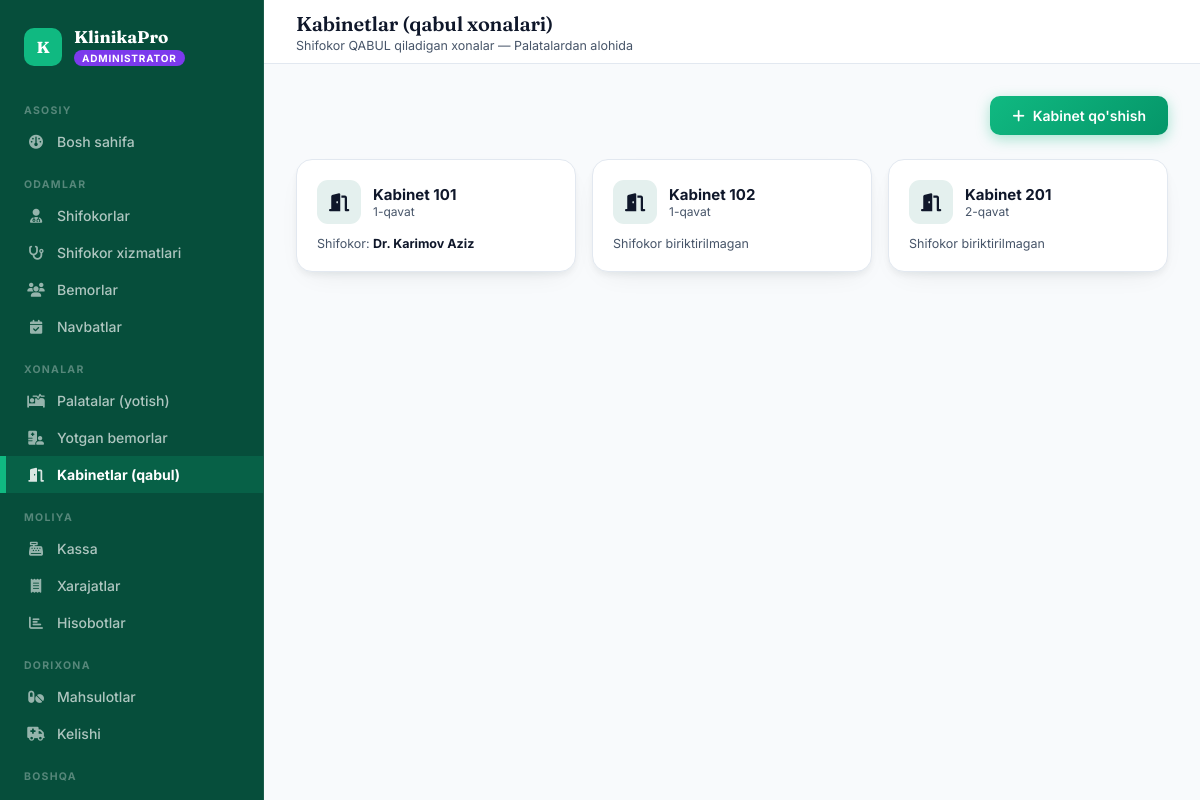
The app's page /rooms/cabinets/ (signed in) with its own data.
### accounts/models.py (models this page shows, shortened)
class User(AbstractUser):
    ROLE_CHOICES = [
        ('admin', 'Administrator'),
        ('doctor', 'Shifokor'),
        ('patient', 'Bemor'),
    ]
    role = models.CharField(max_length=10, choices=ROLE_CHOICES, default='patient')
    phone = models.CharField(max_length=20, blank=True)

### rooms/models.py (models this page shows, shortened)
class Cabinet(models.Model):
    number = models.CharField(max_length=10, unique=True, verbose_name="Kabinet raqami")
    floor = models.PositiveIntegerField(verbose_name="Qavat")
    description = models.CharField(max_length=200, blank=True, verbose_name="Izoh")
    is_active = models.BooleanField(default=True)
    class Meta:
        verbose_name = "Kabinet (qabul xonasi)"
        verbose_name_plural = "Kabinetlar (qabul xonalari)"
        ordering = ['number']

### doctors/models.py (models this page shows, shortened)
class Doctor(models.Model):
    GENDER_CHOICES = [('M', 'Erkak'), ('F', 'Ayol')]
    user = models.OneToOneField(settings.AUTH_USER_MODEL, on_delete=models.CASCADE, related_name='doctor_profile')
    first_name = models.CharField(max_length=100, verbose_name="1. Ism")
    last_name = models.CharField(max_length=100, verbose_name="2. Familiya")
    phone = models.CharField(max_length=20, verbose_name="3. Telefon")
    gender = models.CharField(max_length=1, choices=GENDER_CHOICES, verbose_name="4. Jinsi")
    specialization = models.ForeignKey(Specialization, on_delete=models.SET_NULL, null=True, verbose_name="5. Mutaxassislik")
    experience_years = models.PositiveIntegerField(default=0, verbose_name="6. Ish tajribasi (yil)")
    consultation_price = models.DecimalField(max_digits=12, decimal_places=0, default=0, verbose_name="7. Konsultatsiya narxi")
    cabinet = models.ForeignKey('rooms.Cabinet', on_delete=models.SET_NULL, null=True, blank=True, related_name='doctors', verbose_name="8. Kabinet (xona)")
    photo = models.ImageField(upload_to='doctors/', blank=True, verbose_name="9. Rasmi")
    bio = models.TextField(blank=True, verbose_name="10. Qisqacha ma'lumot")
    is_active = models.BooleanField(default=True)
    created_at = models.DateTimeField(auto_now_add=True)
    def __str__(self):
        return f"Dr. {self.last_name} {self.first_name}"
    class Meta:
        verbose_name = "Shifokor"
        verbose_name_plural = "Shifokorlar"

### rooms/views.py (the view, shortened to what this page needs)
# urls.py: path('cabinets/', views.cabinet_list, name='cabinets'),
@login_required
@role_required('admin')
def cabinet_list(request):
    cabinets = Cabinet.objects.filter(is_active=True).prefetch_related('doctors')
    return render(request, 'rooms/cabinets.html', {'cabinets': cabinets})

### templates/rooms/cabinets.html (shortened to what this page needs)
{% extends "base.html" %}
{% block page_title %}Kabinetlar (qabul xonalari){% endblock %}
{% block page_sub %}<div class="sub">Shifokor QABUL qiladigan xonalar — Palatalardan alohida</div>{% endblock %}
{% block content %}
<div class="page-head">
  <button onclick="openModal('addCab')" class="btn btn-primary"><i class="fa-solid fa-plus"></i> Kabinet qo'shish</button>
</div>
<div style="display:grid; grid-template-columns:repeat(auto-fill,minmax(240px,1fr)); gap:16px;">
{% for c in cabinets %}
<div class="panel" style="padding:20px;">
  <div style="display:flex; align-items:center; gap:12px; margin-bottom:12px;">
    <div style="width:44px; height:44px; border-radius:11px; background:#e4f0ee; color:var(--teal); display:flex; align-items:center; justify-content:center; font-size:18px;"><i class="fa-solid fa-door-open"></i></div>
    <div>
      <div style="font-weight:700; font-size:15px;">Kabinet {{ c.number }}</div>
      <div style="font-size:12px; color:var(--ink-soft);">{{ c.floor }}-qavat</div>
    </div>
  </div>
  {% if c.doctors.all %}
  <div style="font-size:12.5px; color:var(--ink-soft);">Shifokor: <strong style="color:var(--ink);">{% for d in c.doctors.all %}{{ d }}{% if not forloop.last %}, {% endif %}{% endfor %}</strong></div>
  {% else %}
  <div style="font-size:12.5px; color:var(--ink-soft);">Shifokor biriktirilmagan</div>
  {% endif %}
</div>
{% empty %}
<div class="empty-state" style="grid-column:1/-1;"><i class="fa-solid fa-door-open"></i><p>Kabinet qo'shilmagan</p></div>
{% endfor %}
</div>
{% endblock %}

### templates/base.html (shortened to what this page needs)
<!DOCTYPE html>
<html lang="uz">
<head>
<link href="https://cdnjs.cloudflare.com/ajax/libs/font-awesome/6.4.0/css/all.min.css" rel="stylesheet">
</head>
<body>
{% if user.is_authenticated %}
<nav class="sidebar">
  <div class="sb-brand">
    <div class="sb-mark">K</div>
    <div>
      <div class="sb-name">KlinikaPro</div>
      <span class="sb-role-tag {{ user.role }}">{{ user.get_role_display }}</span>
    </div>
  </div>
  {% if user.role == 'admin' %}
  <div class="sb-section">Asosiy</div>
  <a href="{% url 'admin_dashboard' %}" class="sb-link {% if request.resolver_match.url_name == 'admin_dashboard' %}active{% endif %}"><i class="fa-solid fa-gauge"></i> Bosh sahifa</a>
  <div class="sb-section">Odamlar</div>
  <a href="{% url 'doctors' %}" class="sb-link "><i class="fa-solid fa-user-doctor"></i> Shifokorlar</a>
  <a href="{% url 'doctor_services_admin' %}" class="sb-link {% if request.resolver_match.url_name == 'doctor_services_admin' %}active{% endif %}"><i class="fa-solid fa-stethoscope"></i> Shifokor xizmatlari</a>
  <a href="{% url 'patients' %}" class="sb-link {% if request.resolver_match.url_name == 'patients' or request.resolver_match.url_name == 'patient_detail_admin' %}active{% endif %}"><i class="fa-solid fa-users"></i> Bemorlar</a>
  <a href="{% url 'appointment_list_admin' %}" class="sb-link {% if request.resolver_match.url_name == 'appointment_list_admin' %}active{% endif %}"><i class="fa-solid fa-calendar-check"></i> Navbatlar</a>
  <div class="sb-section">Xonalar</div>
  <a href="{% url 'wards' %}" class="sb-link {% if request.resolver_match.url_name == 'wards' %}active{% endif %}"><i class="fa-solid fa-bed-pulse"></i> Palatalar (yotish)</a>
  <a href="{% url 'admissions' %}" class="sb-link {% if request.resolver_match.url_name == 'admissions' %}active{% endif %}"><i class="fa-solid fa-hospital-user"></i> Yotgan bemorlar</a>
  <a href="{% url 'cabinets' %}" class="sb-link {% if request.resolver_match.url_name == 'cabinets' %}active{% endif %}"><i class="fa-solid fa-door-open"></i> Kabinetlar (qabul)</a>
  <div class="sb-section">Moliya</div>
  <a href="{% url 'kassa' %}" class="sb-link {% if request.resolver_match.url_name == 'kassa' %}active{% endif %}"><i class="fa-solid fa-cash-register"></i> Kassa</a>
  <a href="{% url 'expenses' %}" class="sb-link {% if request.resolver_match.url_name == 'expenses' %}active{% endif %}"><i class="fa-solid fa-receipt"></i> Xarajatlar</a>
  <a href="{% url 'reports' %}" class="sb-link {% if request.resolver_match.url_name == 'reports' %}active{% endif %}"><i class="fa-solid fa-chart-bar"></i> Hisobotlar</a>
  <div class="sb-section">Dorixona</div>
  <a href="{% url 'medicines' %}" class="sb-link {% if request.resolver_match.url_name == 'medicines' %}active{% endif %}"><i class="fa-solid fa-pills"></i> Mahsulotlar</a>
  <a href="{% url 'medicine_income' %}" class="sb-link {% if request.resolver_match.url_name == 'medicine_income' %}active{% endif %}"><i class="fa-solid fa-truck-medical"></i> Kelishi</a>
  <div class="sb-section">Boshqa</div>
  <a href="{% url 'operations' %}" class="sb-link {% if request.resolver_match.url_name == 'operations' %}active{% endif %}"> Operatsiyalar</a>
  {% endif %}
</nav>
<div class="main">
  <header class="topbar">
    <div>
      <h1>{% block page_title %}{% endblock %}</h1>
      {% block page_sub %}{% endblock %}
    </div>
  </header>
  <div class="content">
    {% block content %}{% endblock %}
  </div>
</div>
{% else %}
{% block noauth %}{% endblock %}
{% endif %}
</body>
</html>

### templates/base.html (style rules this page uses)
:root { --ink: #0f172a; --ink-soft: #475569; --paper: #f8fafc; --paper-raised: #ffffff; --line: #e2e8f0; --green: #10b981; --green-light: #34d399; --green-dark: #059669; --green-deep: #047857; --accent: #14b8a6; --gold: #d97706; --role-admin: #7c3aed; --role-admin-soft: #ede9fe; --role-doctor: #059669; --role-doctor-soft: #d1fae5; --role-patient: #ea580c; --role-patient-soft: #ffedd5; --radius: 16px; --radius-sm: 10px; --shadow-sm: 0 1px 3px rgba(15, 23, 42, 0.08); --shadow-md: 0 10px 15px -3px rgba(15, 23, 42, 0.1), 0 4px 6px -4px rgba(15, 23, 42, 0.1); --shadow-lg: 0 20px 25px -5px rgba(15, 23, 42, 0.1), 0 8px 10px -6px rgba(15, 23, 42, 0.1); }
* { box-sizing: border-box; margin: 0; padding: 0; }
html { scroll-behavior: smooth; }
body { font-family: 'Inter', sans-serif; background: var(--paper); color: var(--ink); display: flex; min-height: 100vh; font-size: 15px; -webkit-font-smoothing: antialiased; }
h1, h2, h3, .display { font-family: 'Fraunces', serif; font-weight: 600; letter-spacing: -0.01em; color: var(--ink); }
a { color: inherit; text-decoration: none; }
.sidebar { width: 264px; background: #064e3b; position: fixed; top: 0; left: 0; height: 100vh; overflow-y: auto; display: flex; flex-direction: column; border-right: 1px solid rgba(255,255,255,0.08); }
.sb-brand { padding: 28px 24px 20px; display: flex; align-items: center; gap: 12px; }
.sb-mark { width: 38px; height: 38px; background: #10b981; border-radius: 10px; display: flex; align-items: center; justify-content: center; color: white; font-size: 16px; flex-shrink: 0; font-family: 'Fraunces', serif; font-weight: 700; }
.sb-name { color: #fff; font-size: 17px; font-weight: 700; font-family: 'Fraunces', serif; line-height: 1.1; }
.sb-role-tag { display: inline-block; margin-top: 3px; font-size: 10px; font-weight: 700; letter-spacing: 0.08em; text-transform: uppercase; padding: 2px 8px; border-radius: 20px; }
.sb-role-tag.admin { background: var(--role-admin); color: white; }
.sb-section { padding: 18px 24px 6px; color: rgba(255,255,255,0.32); font-size: 10.5px; font-weight: 700; letter-spacing: 0.12em; text-transform: uppercase; }
.sb-link { display: flex; align-items: center; gap: 12px; padding: 10px 24px; color: rgba(255,255,255,0.68); font-size: 14px; font-weight: 500; border-left: 3px solid transparent; transition: all 0.15s; }
.sb-link i { width: 18px; text-align: center; font-size: 14px; opacity: 0.85; }
.sb-link.active { background: rgba(16, 185, 129, 0.18); color: #fff; border-left-color: #10b981; font-weight: 700; box-shadow: inset 3px 0 0 #10b981; }
.main { margin-left: 264px; flex: 1; display: flex; flex-direction: column; min-width: 0; }
.topbar { height: 64px; background: var(--paper-raised); border-bottom: 1px solid var(--line); display: flex; align-items: center; padding: 0 20px 0 32px; position: sticky; top: 0; z-index: 40; }
.topbar h1 { font-size: 20px; font-weight: 600; flex: 1; }
.topbar .sub { font-size: 12.5px; color: var(--ink-soft); font-weight: 400; margin-top: 2px; }
.content { padding: 32px; flex: 1; max-width: 1320px; }
.panel { background: var(--paper-raised); border-radius: var(--radius); border: 1px solid var(--line); box-shadow: 0 10px 30px -15px rgba(22, 36, 31, 0.12), 0 4px 6px -1px rgba(22, 36, 31, 0.06); transition: transform 0.2s ease, box-shadow 0.2s ease; }
.btn { display: inline-flex; align-items: center; gap: 8px; padding: 11px 22px; border-radius: 10px; border: none; cursor: pointer; font-size: 14px; font-weight: 600; font-family: 'Inter', sans-serif; transition: all 0.2s cubic-bezier(0.4, 0.0, 0.2, 1); white-space: nowrap; box-shadow: 0 2px 8px rgba(0,0,0,0.08); }
.btn-primary { background: linear-gradient(135deg, #10b981, #059669); color: white; box-shadow: 0 4px 14px rgba(16, 185, 129, 0.35); }
.page-head { display: flex; align-items: flex-end; justify-content: space-between; margin-bottom: 24px; gap: 16px; flex-wrap: wrap; }

### records on screen
User: role "ADMINISTRATOR"
Cabinet: number "101", floor "1"
Doctor: last_name+first_name "Dr. Karimov Aziz"
Cabinet: number "102", floor "1", shows "Shifokor biriktirilmagan"
Cabinet: number "201", floor "2", shows "Shifokor biriktirilmagan"
